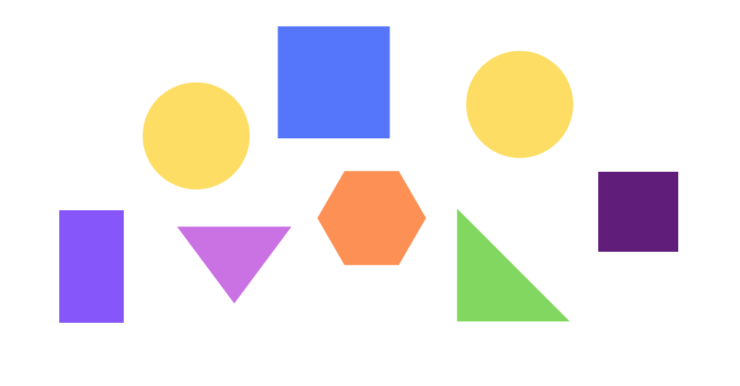
#> input picture Resources/shapes.png, 1480 x 772 px, found by its file name (shown at 1/2 size)
$ python contours.py
#> lines starting #> are read from the running program, lines starting #| are printed output that depends on the picture; after the words box and inside, x2 and y2 are one past the last pixel; in counts of white or black regions, pixels touching at a corner belong together
import cv2

PIXELS_TO_MM = 0.2645833333

# Used to find contours (classify shapes)
def get_contours(img):
    # cv2.RETR_EXTERNAL good to find outer corners/details
    contours, hierarchy = cv2.findContours(img, cv2.RETR_EXTERNAL, cv2.CHAIN_APPROX_NONE)
    for cnt in contours:
        area_og = int(cv2.contourArea(cnt))
        if area_og > 50:
            # Outlines shapes in black
            cv2.drawContours(imgContour, cnt, -1, (255, 0, 0), 3)
            area = int(cv2.contourArea(cnt) * PIXELS_TO_MM)
            perimeter = int(cv2.arcLength(cnt, True) * PIXELS_TO_MM)
            # Calculates vertices
            approx_points = cv2.approxPolyDP(cnt, 0.02*(perimeter/PIXELS_TO_MM), True)
            object_corners = len(approx_points)
            # gives x, y, width and height of all shapes
            x, y, w, h = cv2.boundingRect(approx_points)

            # Determines shape based on vertices
            if object_corners > 7:
                objectType = "Circle"
            elif object_corners == 6:
                objectType = "Hexagon"
            elif object_corners == 4:
                aspRatio = w/float(h)
                if aspRatio > 0.9 and aspRatio < 1.2:
                    objectType = "Square"
                else:
                    objectType = "Rectangle"
            elif object_corners == 3:
                objectType = "Triangle"
            else:
                objectType = "TBD"

            # Outputs shape name, area and perimeter on image
            cv2.rectangle(imgContour, (x-5, y-5), (x+w+2, y+h+2), (0, 255, 0), 2)
            cv2.putText(imgContour, objectType,
                        (int(x+(w/2)-20), int(y+(h/2)-14)), cv2.FONT_HERSHEY_COMPLEX_SMALL, 0.51, (0, 0, 0), 1)
            cv2.putText(imgContour, "A: " + str(area) + "mm",
                        (int(x+(w/2)-30), int(y+(h/2))), cv2.FONT_HERSHEY_COMPLEX_SMALL, 0.5, (0, 0, 0), 1)
            cv2.putText(imgContour, "P: " + str(perimeter) + "mm",
                        (int(x+(w/2)-30), int(y+(h/2)+12)), cv2.FONT_HERSHEY_COMPLEX_SMALL, 0.5, (0, 0, 0), 1)

path = "../Resources/shapes.png"
img = cv2.imread(path)
#> img is the input picture: shape (772, 1480, 3); mean B, G, R 233.4, 231.5, 237.2
imgResize = cv2.resize(img, (500, 280))
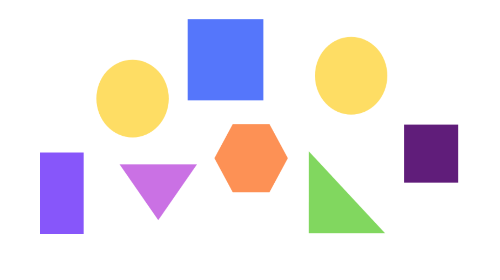
#> imgResize: shape (280, 500, 3); mean B, G, R 233.4, 231.4, 237.2
imgContour = imgResize.copy()

imgGray = cv2.cvtColor(imgResize, cv2.COLOR_BGR2GRAY)
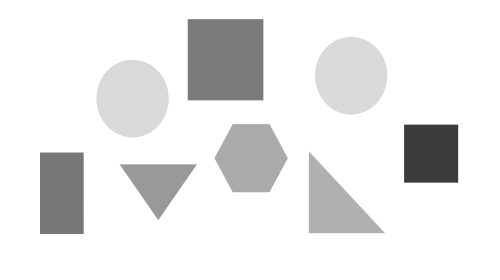
#> imgGray: shape (280, 500); min 60, max 255, mean 233.4
imgBlur = cv2.GaussianBlur(imgGray, (7, 7), 1)
imgCanny = cv2.Canny(imgBlur, 50, 50)
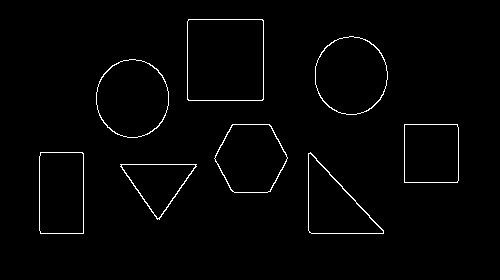
#> imgCanny: shape (280, 500); 1.6% white in thin lines or dots, all inside (x1, y1, x2, y2) = (39, 19, 459, 234)
get_contours(imgCanny)
#> in get_contours, `contours, hierarchy = cv2.findContours(img, cv2.RETR_EXTERNAL, cv2.CHA..`: contours = 8 contours; box (x1, y1, x2, y2) and area: (187, 19, 264, 101) 6153, (96, 59, 169, 138) 4440, (315, 36, 388, 115) 4437, (214, 124, 288, 193) 3776, (39, 152, 84, 234) 3558, (308, 152, 384, 234) 3201, (404, 124, 459, 183) 3128, (120, 164, 197, 220) 2184
#> the loop in get_contours, `for cnt in contours:` made 8 passes
#> (area_og, area, perimeter, approx_points, object_corners, x, y, w) on passes 3, 4, 8: (3557, 941, 65, [[40, 152], [40, 233], [83, 233], [83, 153]], 4, 40, 152, 44), (3128, 827, 58, [[404, 124], [404, 182], [457, 182], [457, 124]], 4, 404, 124, 54), (6153, 1627, 82, [[188, 19], [187, 99], [262, 100], [263, 20]], 4, 187, 19, 77)
#> (area_og, area, perimeter, approx_points, object_corners, x, y, w) on passes 1 to 2: (2184, 577, 58, [[120, 164], [157, 219], [196, 166]], 3, 120, 164, 77), (3201, 846, 70, [[308, 153], [309, 232], [383, 233]], 3, 308, 153, 76)
#> after the loop in get_contours, `for cnt in contours:`:
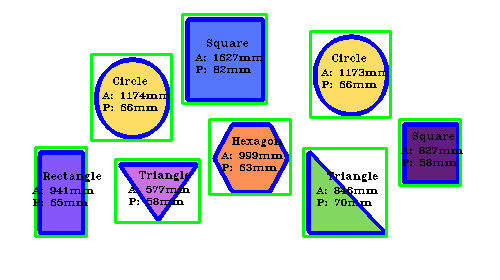
#> imgContour: shape (280, 500, 3); 13.72% of pixels changed, all inside (x1, y1, x2, y2) = (32, 13, 463, 238)

cv2.imshow("Contoured Image", imgContour)
cv2.waitKey(0)
